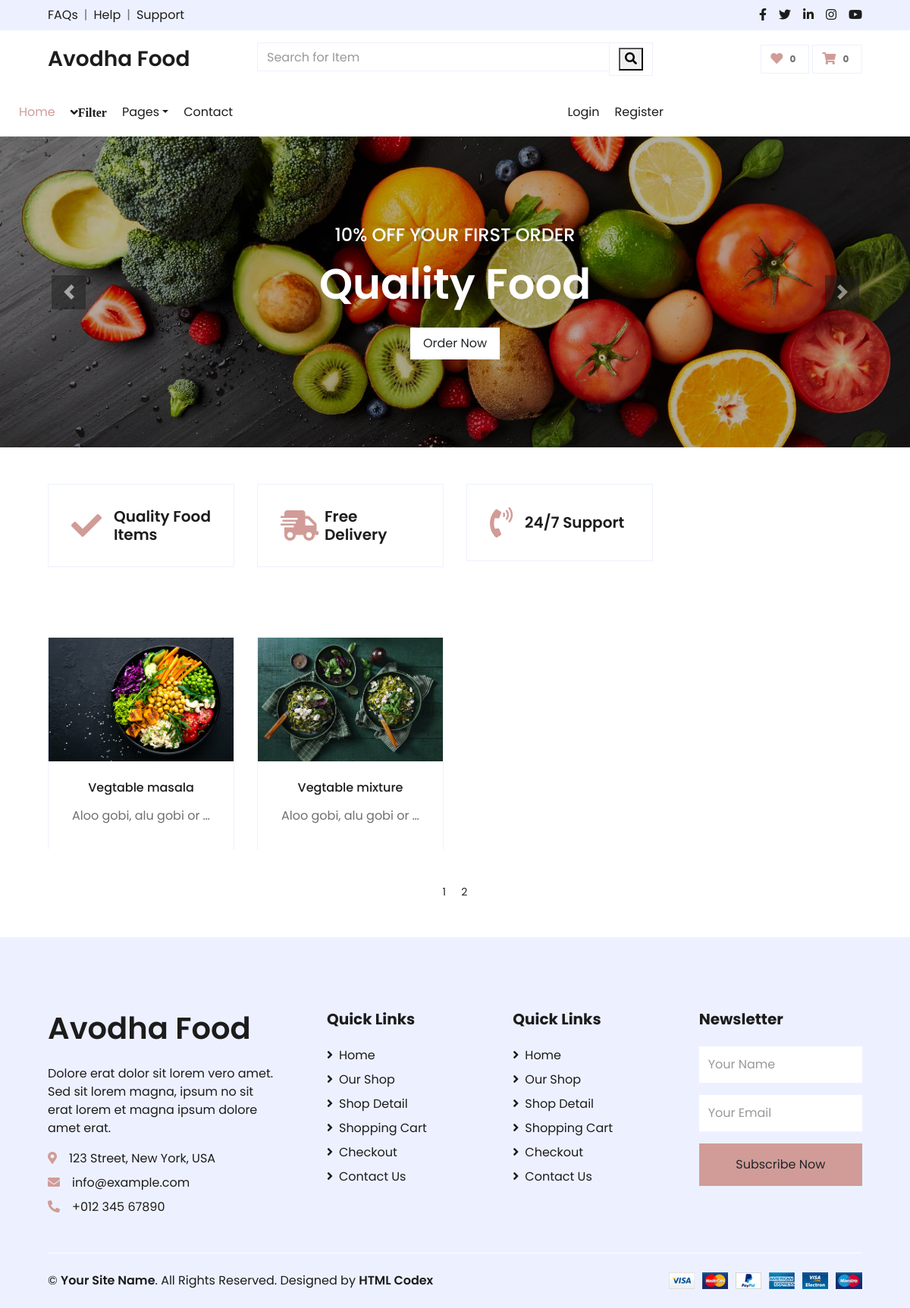
Screenshot of /?page=2 with the database file from the repository.
### shop/models.py (models this page shows, shortened)
class Product(models.Model):
    name = models.CharField(max_length=250, unique=True)
    slug = models.SlugField(max_length=250, unique=True)
    img=models.ImageField(upload_to='product')
    desc=models.TextField()
    stock=models.IntegerField()
    available=models.BooleanField()
    price=models.IntegerField()
    category=models.ForeignKey(Category,on_delete=models.CASCADE)
    def get_url(self):
        return reverse('details',args=[self.category.slug,self.slug])

### shop/views.py (the view)
# urls.py: 2. Add a URL to urlpatterns:  path('', views.home, name='home')
def home(request,c_slug=None):
        c_page=None
        prd=None
        if c_slug!=None:
            c_page=get_object_or_404(Category,slug=c_slug)
            prd=Product.objects.filter(category=c_page, available=True)
        else:
            prd = Product.objects.all().filter(available=True)
        catg=Category.objects.all()
        paginator=Paginator(prd,8)
        try:
            page=int(request.GET.get('page','1'))
        except:
            page=1
        try:
            pro=paginator.page(page)
        except (EmptyPage,InvalidPage):
            pro=paginator.page(paginator.num_pages)
        return render(request,'index.html',{'prd': prd,'ct':catg,'page':pro})

### cart/context_processor.py (called while the page is built)
def count(request):
    item_count=0
    if 'admin' in request.path:
        return {}
    else:
        try:
            ct=CartList.objects.filter(cart_id=cart_id(request))
            cti=Items.objects.all().filter(cart=ct[:1])
            for c in cti:
                item_count+=c.quantity
        except CartList.DoesNotExist:
            item_count=0
        return dict(itc=item_count)

### cart/views.py (called while the page is built)
def cart_id(request):
    ct_id=request.session.session_key
    if not ct_id:
        ct_id= request.session.create()
    return ct_id

### shop/models.py (called while the page is built)
    def get_url(self):
        return reverse('prd_cat',args=[self.slug])

### templates/index.html (shortened to what this page needs)
{% extends 'base.html' %}
{% load static %}
{% block content %}
<!DOCTYPE html>
<html lang="en">
<head>
    <link href="https://cdnjs.cloudflare.com/ajax/libs/font-awesome/5.10.0/css/all.min.css" rel="stylesheet">
    <link href="{% static 'home/lib/owlcarousel/assets/owl.carousel.min.css'%}" rel="stylesheet">
    <link href="{% static 'home/css/style.css'%}" rel="stylesheet">
</head>
<body>
                <div id="header-carousel" class="carousel slide" data-ride="carousel">
                    <div class="carousel-inner">
                        <div class="carousel-item active" style="height: 410px;">
                            <img class="img-fluid" src="{% static 'home/img/food1.jpg'%}" alt="Image">
                            <div class="carousel-caption d-flex flex-column align-items-center justify-content-center">
                                <div class="p-3" style="max-width: 700px;">
                                    <h4 class="text-light text-uppercase font-weight-medium mb-3">10% Off Your First Order</h4>
                                    <h3 class="display-4 text-white font-weight-semi-bold mb-4">Quality Food</h3>
                                    <a href="" class="btn btn-light py-2 px-3">Order Now</a>
                                </div>
                            </div>
                        </div>
                    </div>
                    <a class="carousel-control-prev" href="#header-carousel" data-slide="prev">
                        <div class="btn btn-dark" style="width: 45px; height: 45px;">
                            <span class="carousel-control-prev-icon mb-n2"></span>
                        </div>
                    </a>
                    <a class="carousel-control-next" href="#header-carousel" data-slide="next">
                        <div class="btn btn-dark" style="width: 45px; height: 45px;">
                            <span class="carousel-control-next-icon mb-n2"></span>
                        </div>
                    </a>
                </div>
    <div class="container-fluid pt-5">
        <div class="row px-xl-5 pb-3">
            <div class="col-lg-3 col-md-6 col-sm-12 pb-1">
                <div class="d-flex align-items-center border mb-4" style="padding: 30px;">
                    <h1 class="fa fa-check text-primary m-0 mr-3"></h1>
                    <h5 class="font-weight-semi-bold m-0">Quality Food Items</h5>
                </div>
            </div>
            <div class="col-lg-3 col-md-6 col-sm-12 pb-1">
                <div class="d-flex align-items-center border mb-4" style="padding: 30px;">
                    <h1 class="fa fa-shipping-fast text-primary m-0 mr-2"></h1>
                    <h5 class="font-weight-semi-bold m-0">Free Delivery</h5>
                </div>
            </div>
            <div class="col-lg-3 col-md-6 col-sm-12 pb-1">
                <div class="d-flex align-items-center border mb-4" style="padding: 30px;">
                    <h1 class="fa fa-phone-volume text-primary m-0 mr-3"></h1>
                    <h5 class="font-weight-semi-bold m-0">24/7 Support</h5>
                </div>
            </div>
        </div>
    </div>
    <div class="container-fluid pt-5">
        <div class="row px-xl-5 pb-3">
{% for i in page.object_list %}
            <div class="col-lg-3 col-md-6 col-sm-12 pb-1">
                <div class="card product-item border-0 mb-4">
                    <div class="card-header product-img position-relative overflow-hidden bg-transparent border p-0">
                       <a href="{{i.get_url}}"> <img class="img-fluid w-100" src="{{i.img.url}}" alt=""></a>
                    </div>
                    <div class="card-body border-left border-right text-center p-0 pt-4 pb-3">
                        <h6 class="text-truncate mb-3">{{i.name}}</h6>
                        <p>{{i.desc|truncatewords:5}}</p>
                    </div>
                </div>
            </div>
{% endfor %}
        </div>
    </div>
    <center >
        {% for p in page.paginator.page_range %}
            <a href="?page={{p}}"  class="=btn btn-light btn-sm {% if pg.number == p %} active {% endif %}" >{{p}}</a>
        {% endfor %}
    </center>
    <div class="container-fluid bg-secondary text-dark mt-5 pt-5">
        <div class="row px-xl-5 pt-5">
            <div class="col-lg-4 col-md-12 mb-5 pr-3 pr-xl-5">
                <a href="" class="text-decoration-none">
                    <h1 class="mb-4 display-5 font-weight-semi-bold">Avodha Food</h1>
                </a>
                <p>Dolore erat dolor sit lorem vero amet. Sed sit lorem magna, ipsum no sit erat lorem et magna ipsum dolore amet erat.</p>
                <p class="mb-2"><i class="fa fa-map-marker-alt text-primary mr-3"></i>123 Street, New York, USA</p>
                <p class="mb-2"><i class="fa fa-envelope text-primary mr-3"></i>info@example.com</p>
                <p class="mb-0"><i class="fa fa-phone-alt text-primary mr-3"></i>+012 345 67890</p>
            </div>
            <div class="col-lg-8 col-md-12">
                <div class="row">
                    <div class="col-md-4 mb-5">
                        <h5 class="font-weight-bold text-dark mb-4">Quick Links</h5>
                        <div class="d-flex flex-column justify-content-start">
                            <a class="text-dark mb-2" href="index.html"><i class="fa fa-angle-right mr-2"></i>Home</a>
                            <a class="text-dark mb-2" href="shop.html"><i class="fa fa-angle-right mr-2"></i>Our Shop</a>
                            <a class="text-dark mb-2" href="detail.html"><i class="fa fa-angle-right mr-2"></i>Shop Detail</a>
                            <a class="text-dark mb-2" href="cart.html"><i class="fa fa-angle-right mr-2"></i>Shopping Cart</a>
                            <a class="text-dark mb-2" href="checkout.html"><i class="fa fa-angle-right mr-2"></i>Checkout</a>
                            <a class="text-dark" href="contact.html"><i class="fa fa-angle-right mr-2"></i>Contact Us</a>
                        </div>
                    </div>
                    <div class="col-md-4 mb-5">
                        <h5 class="font-weight-bold text-dark mb-4">Quick Links</h5>
                        <div class="d-flex flex-column justify-content-start">
                            <a class="text-dark mb-2" href="index.html"><i class="fa fa-angle-right mr-2"></i>Home</a>
                            <a class="text-dark mb-2" href="shop.html"><i class="fa fa-angle-right mr-2"></i>Our Shop</a>
                            <a class="text-dark mb-2" href="detail.html"><i class="fa fa-angle-right mr-2"></i>Shop Detail</a>
                            <a class="text-dark mb-2" href="cart.html"><i class="fa fa-angle-right mr-2"></i>Shopping Cart</a>
                            <a class="text-dark mb-2" href="checkout.html"><i class="fa fa-angle-right mr-2"></i>Checkout</a>
                            <a class="text-dark" href="contact.html"><i class="fa fa-angle-right mr-2"></i>Contact Us</a>
                        </div>
                    </div>
                    <div class="col-md-4 mb-5">
                        <h5 class="font-weight-bold text-dark mb-4">Newsletter</h5>
                        <form action="">
                            <div class="form-group">
                                <input type="text" class="form-control border-0 py-4" placeholder="Your Name" required="required" />
                            </div>
                            <div class="form-group">
                                <input type="email" class="form-control border-0 py-4" placeholder="Your Email"
                                    required="required" />
                            </div>
                            <div>
                                <button class="btn btn-primary btn-block border-0 py-3" type="submit">Subscribe Now</button>
                            </div>
                        </form>
                    </div>
                </div>
            </div>
        </div>
        <div class="row border-top border-light mx-xl-5 py-4">
            <div class="col-md-6 px-xl-0">
                <p class="mb-md-0 text-center text-md-left text-dark">
                    &copy; <a class="text-dark font-weight-semi-bold" href="#">Your Site Name</a>. All Rights Reserved. Designed
                    by
                    <a class="text-dark font-weight-semi-bold" href="https://htmlcodex.com">HTML Codex</a>
                </p>
            </div>
            <div class="col-md-6 px-xl-0 text-center text-md-right">
                <img class="img-fluid" src="{% static 'home/img/payments.png'%}" alt="">
            </div>
        </div>
    </div>
</body>
</html>
{% endblock %}

### rows the page displays
Product: img (picture), name "Vegtable masala", desc "Aloo gobi, alu gobi or …"
Product: img (picture), name "Vegtable mixture", desc "Aloo gobi, alu gobi or …"

### other values shown
{{ itc }} "0"
{{ p }} "1" "2"
